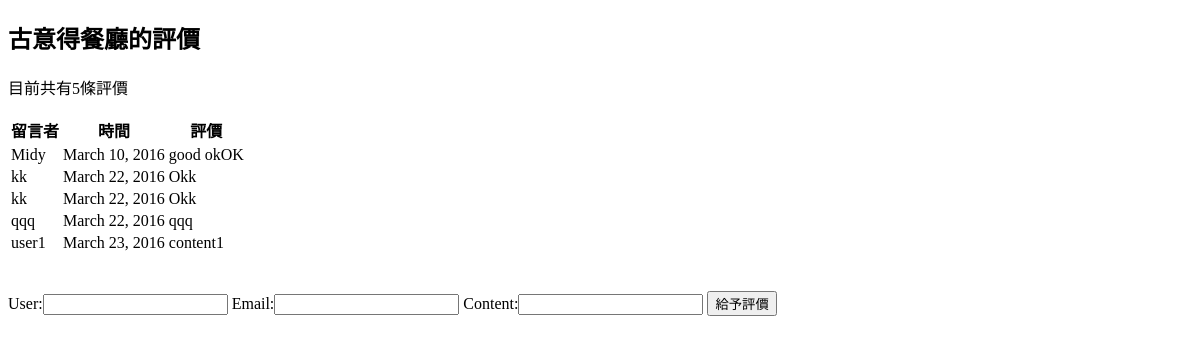
Before: /comment/2/ (signed in) with the older database file.
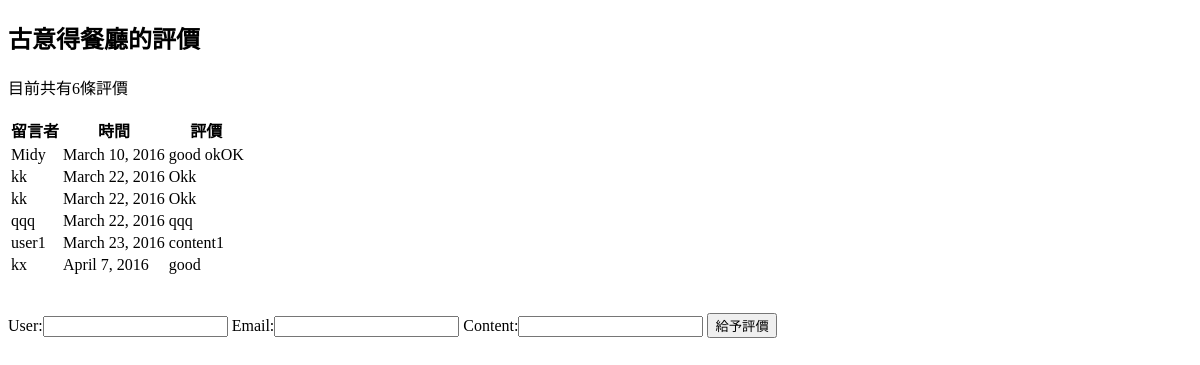
After: the same page with the newer database file.
### restaurants/models.py (models this page shows, shortened)
class Restaurant(models.Model):
    name = models.CharField(max_length=20)
    phone_number = models.CharField(max_length=15)
    address = models.CharField(max_length=50, blank=True)

class Comment(models.Model):
    content = models.CharField(max_length=200)
    user = models.CharField(max_length=20)
    email = models.EmailField(max_length=20)
    date_time = models.DateTimeField()
    restaurant = models.ForeignKey(Restaurant)
    class Meta:
        ordering = ['date_time']
        permissions = (
            ("can_comment", "Can comment", ),
        )

### restaurants/views.py (the view)
# urls.py: url(r'^comment/(\d{1,5})/$', comment),
@user_passes_test(user_can_comment, login_url='/accounts/login/')
def comment(request,id):
    if id:
        r = Restaurant.objects.get(id=id)
    else:
        return HttpResponseRedirect("/restaurants_list/")
    if request.user.is_authenticated and request.user.has_perm('restaurants.can_comment'):
        errors = []
        if 'ok' in request.POST:
            f = CommentForm(request.POST)
            if f.is_valid():
                user = request.POST['user']
                content = request.POST['content']
                email = request.POST['email']
                date_time = datetime.datetime.now()
                c = Comment(user=user, email=email, content=content, date_time=date_time, restaurant=r)
                c.save()
                f = CommentForm()
        else:
            f = CommentForm()
    else:
        return HttpReponseRedirect('/restaurants_list/')
    return render_to_response('comments.html',locals())

### restaurants/forms.py
class CommentForm(forms.Form):
    user = forms.CharField(max_length=20)
    email = forms.EmailField(max_length=20, required=False)
    content = forms.CharField(max_length=200)

### restaurants/views.py (called while the page is built)
def user_can_comment(user):
    return user.is_authenticated and user.has_perm('restaurants.can_comment')

### restaurants/templates/comments.html (shortened to what this page needs)
<!doctype html>
<html>
    <head>
    </head>
    <body>
        <h2>{{ r.name }}的評價</h2>
        {% if r.comment_set.all %}
            <p>目前共有{{ r.comment_set.all|length }}條評價</p>
            <table>
                <tr>
                    <th>留言者</th>
                    <th>時間</th>
                    <th>評價</th>
                </tr>
            {% for c in r.comment_set.all %}
                <tr>
                    <td> {{ c.user }} </td>
                    <td> {{ c.date_time | date:"F j, Y" }} </td>
                    <td> {{ c.content }} </td>
                </tr>
            {% endfor %}
            </table>
        {% else %}
            <p>無評價</p>
        {% endif %}
        <br /><br />
        <form action="" method="post">
            {{ f.as_table }}
            <input type="submit" value="給予評價">
        </form>
    </body>
</html>

Changed rows visible on the page:
computed for Restaurant "古意得餐廳": comment_set.all|length "5" → "6"
added Comment: user "kx", date_time "April 7, 2016", content "good"
